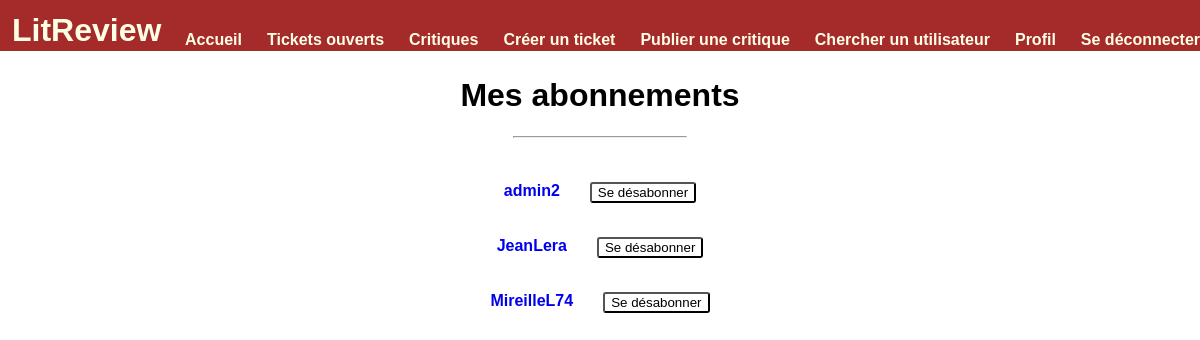
The page /profile/subscriptions (signed in) on the database as committed earlier.
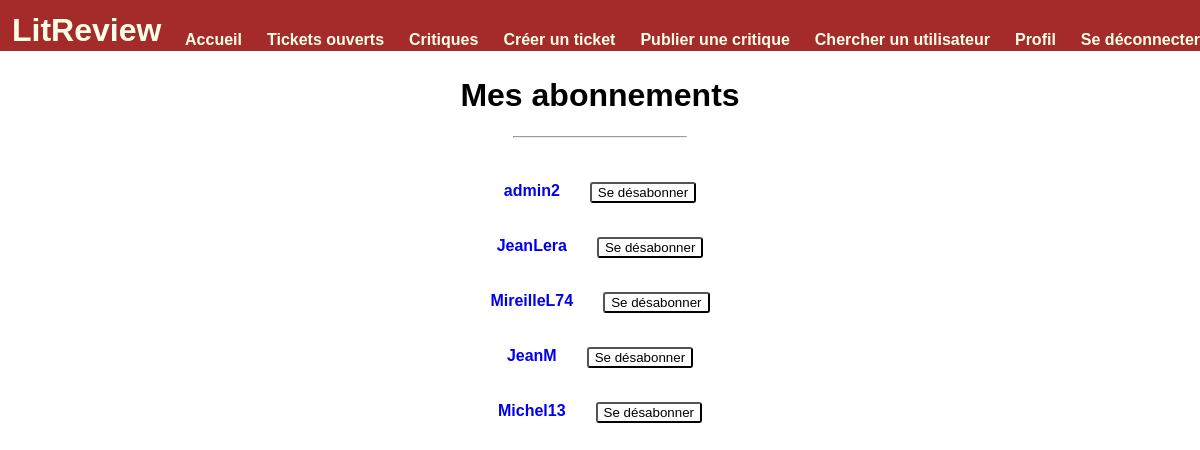
The same page on the database as committed later.
### authentication/models.py (models this page shows)
class User(AbstractUser):
    tickets_list = models.ManyToManyField(Ticket, related_name="tickets_list")
    reviews_list = models.ManyToManyField(Review, related_name="reviews_list")
    description = models.TextField(verbose_name="Description", max_length=1000, blank=True, null=True)

### blog/views.py (the view)
# urls.py: path('profile/subscriptions', views.manage_subscriptions, name='subscription-management'),
@login_required
def manage_subscriptions(request):
    followers = UserFollows.objects.filter(user_id=request.user.id)
    user_objects = []
    for value in followers:
        user_objects.append(User.objects.get(id=value.followed_user_id.id))
    return render(request, 'user/subscription_manager.html', context={'followers': user_objects})

### blog/templates/user/subscription_manager.html (shortened to what this page needs)
{% extends 'base.html' %}
{% block content %}
<h1> Mes abonnements </h1>
<hr><br><br>
{% if followers %}
    {% for follower in followers %}
                <div class="user-profile">
                <a href="{% url 'user-page' follower.id %}" class="user-infos"><em>{{ follower }}</em></a>
                <form action='{% url "delete-subscription" follower.id %}' method='GET'>
                <button class="publish" type='submit'> Se désabonner </button>
                </form>
                </div>
                <br>
    {% endfor %}
{% else %}
    <p> Vous ne suivez personne pour le moment </p>
{% endif %}
{% endblock %}

Rows that differ between the two databases and show on the page:
added User: username "JeanM"
added User: username "Michel13"
